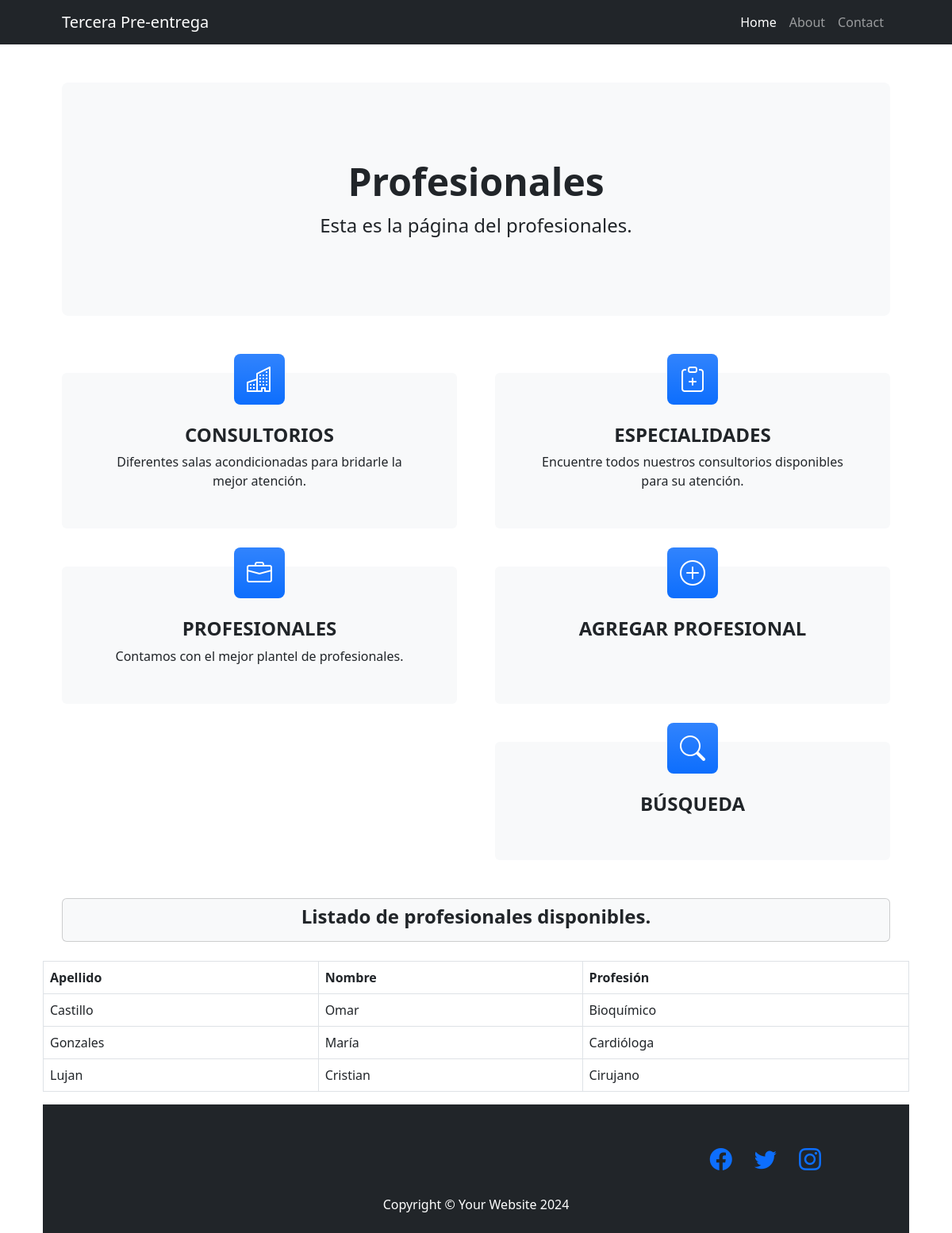
The page /aplicacion/profesionales/ on the database its author committed.
### aplicacion/models.py (models this page shows, shortened)
class Profesional(models.Model):
    nombre = models.CharField(max_length=50)
    apellido = models.CharField(max_length=50)
    profesion = models.CharField(max_length=50)
    class Meta:
        verbose_name = "profesional"
        verbose_name_plural = "Profesionales"
        ordering = ['profesion', 'apellido']

### aplicacion/views.py (the view)
# urls.py: path('profesionales/' , profesionales , name="profesionales"),
def profesionales(request):
    contexto = {'profesionales': Profesional.objects.all()}
    return render(request, "aplicacion/profesionales.html", contexto)

### aplicacion/templates/aplicacion/profesionales.html
{% extends 'aplicacion/1home.html' %}
{% block titulo %}
    <h1 class="display-5 fw-bold">Profesionales</h1>
    <p class="fs-4">Esta es la página del profesionales.</p>
{% endblock titulo %}
{% block formulario %}
<div class="col-lg-6 col-xxl-4 mb-5">
    <div class="card bg-light border-0 h-100">
        <div class="card-body text-center p-4 p-lg-5 pt-0 pt-lg-0">
            <a class="navbar-brand" href="{% url 'profesional_form' %}"><div class="feature bg-primary bg-gradient text-white rounded-3 mb-4 mt-n4"><i class="bi bi-plus-circle"></i></div></a>
            <h2 class="fs-4 fw-bold"><a class="navbar-brand" href="{% url 'profesional_form' %}">AGREGAR PROFESIONAL</a></h2>
        </div>
    </div>
</div>
<div class="col-lg-6 col-xxl-4 mb-5">
</div>
<div class="col-lg-6 col-xxl-4 mb-5">
    <div class="card bg-light border-0 h-100">
        <div class="card-body text-center p-4 p-lg-5 pt-0 pt-lg-0">
            <a class="navbar-brand" href="{% url 'buscar' %}"><div class="feature bg-primary bg-gradient text-white rounded-3 mb-4 mt-n4"><i class="bi bi-search"></i></div></a>
            <h2 class="fs-4 fw-bold"><a class="navbar-brand" href="{% url 'buscar' %}">BÚSQUEDA</a></h2>
        </div>
    </div>
</div>
{% endblock formulario %}
{% block contenido %}
<div class="p-4 p-lg-4 pt-0 pt-lg-0">
    <div class="card bg-light border-1 h-100">
        <div class="card-body text-center p-0 p-lg-2 pt-0 pt-lg-2">
            <h2 class="fs-4 fw-bold"><a class="navbar-brand">Listado de profesionales disponibles.</a></h2>
        </div>
    </div>
</div>
    <table class="table table-bordered">
        <thead>
            <tr>
                <th>Apellido</th>
                <th>Nombre</th>
                <th>Profesión</th>
            </tr>
        </thead>
        <tbody>
    {% for p in profesionales %}
            <tr>
                <td>{{ p.apellido }}</td>
                <td>{{ p.nombre }}</td>
                <td>{{ p.profesion }}</td>
            </tr>
    {% endfor %}
        </tbody>
    </table>
{% endblock contenido %}

### rows shown on the page
Profesional: apellido "Castillo", nombre "Omar", profesion "Bioquímico"
Profesional: apellido "Gonzales", nombre "María", profesion "Cardióloga"
Profesional: apellido "Lujan", nombre "Cristian", profesion "Cirujano"
